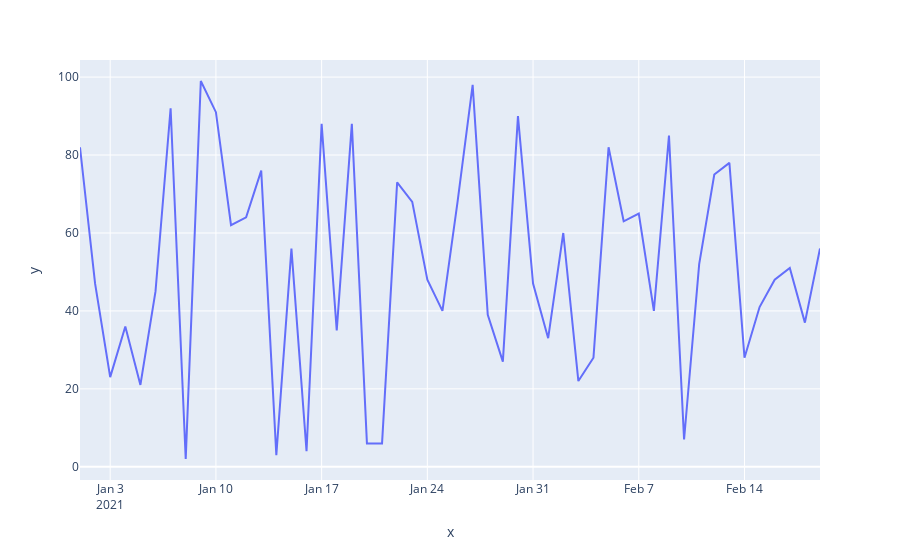

The cell this chart's notebook holds for it:
### Code cell
f = px.line(x=x,y=y)
f.show()

### Figure 1 — Plotly figure (JSON) as saved in the notebook; plotly's stock layout.template omitted (floating-point values rounded to 4 significant figures)
{"data": [{"hovertemplate": "x=%{x}<br>y=%{y}<extra></extra>", "legendgroup": "", "line": {"color": "#636efa", "dash": "solid"}, "marker": {"symbol": "circle"}, "mode": "lines", "name": "", "orientation": "v", "showlegend": false, "type": "scatter", "x": ["2021-01-01T00:00:00", "2021-01-02T00:00:00", "2021-01-03T00:00:00", "2021-01-04T00:00:00", "2021-01-05T00:00:00", "2021-01-06T00:00:00", "2021-01-07T00:00:00", "2021-01-08T00:00:00", "2021-01-09T00:00:00", "2021-01-10T00:00:00", "2021-01-11T00:00:00", "2021-01-12T00:00:00", "2021-01-13T00:00:00", "2021-01-14T00:00:00", "2021-01-15T00:00:00", "2021-01-16T00:00:00", "2021-01-17T00:00:00", "2021-01-18T00:00:00", "2021-01-19T00:00:00", "2021-01-20T00:00:00", "2021-01-21T00:00:00", "2021-01-22T00:00:00", "2021-01-23T00:00:00", "2021-01-24T00:00:00", "2021-01-25T00:00:00", "2021-01-26T00:00:00", "2021-01-27T00:00:00", "2021-01-28T00:00:00", "2021-01-29T00:00:00", "2021-01-30T00:00:00", "2021-01-31T00:00:00", "2021-02-01T00:00:00", "2021-02-02T00:00:00", "2021-02-03T00:00:00", "2021-02-04T00:00:00", "2021-02-05T00:00:00", "2021-02-06T00:00:00", "2021-02-07T00:00:00", "2021-02-08T00:00:00", "2021-02-09T00:00:00", "2021-02-10T00:00:00", "2021-02-11T00:00:00", "2021-02-12T00:00:00", "2021-02-13T00:00:00", "2021-02-14T00:00:00", "2021-02-15T00:00:00", "2021-02-16T00:00:00", "2021-02-17T00:00:00", "2021-02-18T00:00:00", "2021-02-19T00:00:00"], "xaxis": "x", "y": [82, 47, 23, 36, 21, 45, 92, 2, 99, 91, 62, 64, 76, 3, 56, 4, 88, 35, 88, 6, 6, 73, 68, 48, 40, 68, 98, 39, 27, 90, 47, 33, 60, 22, 28, 82, 63, 65, 40, 85, 7, 52, 75, 78, 28, 41, 48, 51, 37, 56], "yaxis": "y"}], "layout": {"legend": {"tracegroupgap": 0}, "margin": {"t": 60}, "xaxis": {"anchor": "y", "domain": [0, 1], "title": {"text": "x"}}, "yaxis": {"anchor": "x", "domain": [0, 1], "title": {"text": "y"}}}}
